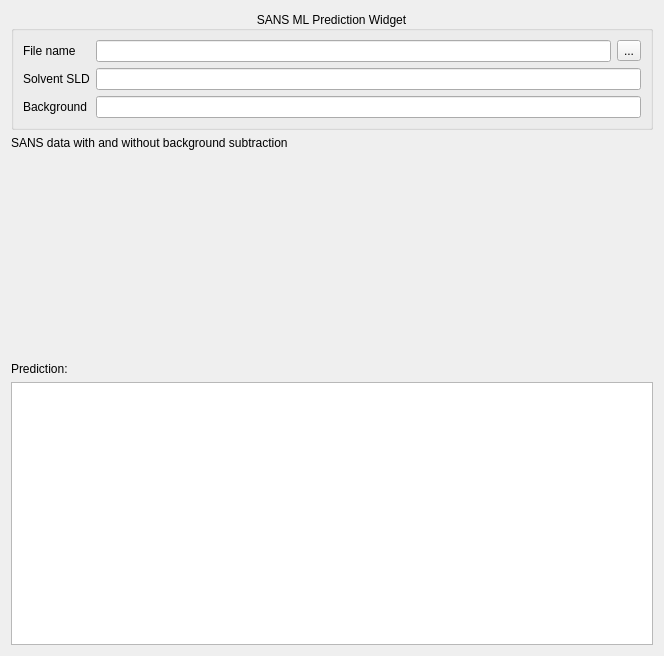
<?xml version="1.0" encoding="UTF-8"?>
<ui version="4.0">
 <class>ML_widget</class>
 <widget class="QWidget" name="ML_widget">
  <property name="windowModality">
   <enum>Qt::ApplicationModal</enum>
  </property>
  <property name="geometry">
   <rect>
    <x>0</x>
    <y>0</y>
    <width>650</width>
    <height>656</height>
   </rect>
  </property>
  <property name="windowTitle">
   <string>Widget</string>
  </property>
  <layout class="QGridLayout" name="gridLayout">
   <item row="5" column="0" colspan="2">
    <widget class="QTextBrowser" name="tB_Prediction"/>
   </item>
   <item row="3" column="0" colspan="2">
    <widget class="QWidget" name="w_PlotField" native="true">
     <property name="minimumSize">
      <size>
       <width>20</width>
       <height>200</height>
      </size>
     </property>
     <property name="baseSize">
      <size>
       <width>20</width>
       <height>20</height>
      </size>
     </property>
     <layout class="QVBoxLayout" name="plotLayout"/>
    </widget>
   </item>
   <item row="4" column="0" colspan="2">
    <widget class="QLabel" name="label_4">
     <property name="text">
      <string>Prediction:</string>
     </property>
    </widget>
   </item>
   <item row="0" column="0" rowspan="2" colspan="2">
    <widget class="QGroupBox" name="groupBox">
     <property name="title">
      <string>SANS ML Prediction Widget</string>
     </property>
     <property name="alignment">
      <set>Qt::AlignCenter</set>
     </property>
     <layout class="QGridLayout" name="gridLayout_2">
      <item row="0" column="1">
       <widget class="QLineEdit" name="lineEdit">
        <property name="minimumSize">
         <size>
          <width>515</width>
          <height>0</height>
         </size>
        </property>
       </widget>
      </item>
      <item row="2" column="0">
       <widget class="QLabel" name="label_2">
        <property name="text">
         <string>Solvent SLD</string>
        </property>
       </widget>
      </item>
      <item row="0" column="0">
       <widget class="QLabel" name="label">
        <property name="text">
         <string>File name</string>
        </property>
       </widget>
      </item>
      <item row="3" column="0">
       <widget class="QLabel" name="label_3">
        <property name="text">
         <string>Background</string>
        </property>
       </widget>
      </item>
      <item row="0" column="2">
       <widget class="QToolButton" name="toolButton">
        <property name="text">
         <string>...</string>
        </property>
       </widget>
      </item>
      <item row="2" column="1" colspan="2">
       <widget class="QLineEdit" name="lineEdit_2"/>
      </item>
      <item row="3" column="1" colspan="2">
       <widget class="QLineEdit" name="lineEdit_3"/>
      </item>
     </layout>
    </widget>
   </item>
   <item row="2" column="0" colspan="2">
    <widget class="QLabel" name="label_5">
     <property name="text">
      <string>SANS data with and without background subtraction</string>
     </property>
    </widget>
   </item>
  </layout>
  <action name="actionShow">
   <property name="text">
    <string>Show</string>
   </property>
  </action>
 </widget>
 <resources/>
 <connections/>
</ui>
